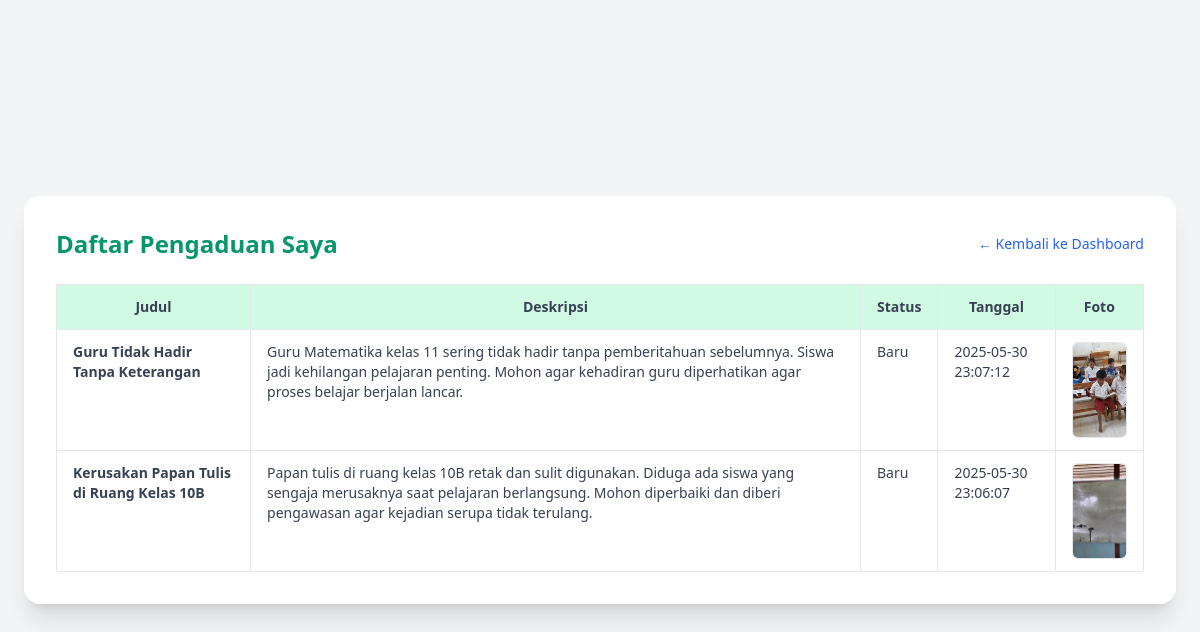
/pengaduan_saya.php (signed in), run on the app's committed database.
### tables this page shows
CREATE TABLE `pengaduan` (
  `id` int(11) NOT NULL,
  `user_id` int(11) DEFAULT NULL,
  `kategori_id` int(11) DEFAULT NULL,
  `judul` varchar(200) DEFAULT NULL,
  `deskripsi` text DEFAULT NULL,
  `foto` varchar(255) DEFAULT NULL,
  `status` enum('baru','diproses','selesai') DEFAULT 'baru',
  `tanggal_lapor` timestamp NOT NULL DEFAULT current_timestamp()
);

### pengaduan_saya.php (the view, shortened to what this page needs)
<?php
include 'db.php';
$user_id = $_SESSION["user_id"];
$stmt = $conn->prepare("SELECT * FROM pengaduan WHERE user_id = ? ORDER BY tanggal_lapor DESC");
$stmt->bind_param("i", $user_id);
$stmt->execute();
$result = $stmt->get_result();
?>
<!DOCTYPE html>
<html lang="id">
<head>
  <script src="https://cdn.tailwindcss.com"></script>
</head>
<body class="bg-gray-100 min-h-screen flex items-center justify-center px-4 py-10">
  <div class="w-full max-w-6xl bg-white p-8 rounded-2xl shadow-xl">
    <div class="mb-6 flex items-center justify-between">
      <h2 class="text-2xl font-bold text-emerald-600">Daftar Pengaduan Saya</h2>
      <a href="dashboard.php" class="text-sm text-blue-600 hover:underline">← Kembali ke Dashboard</a>
    </div>
    <?php if ($result->num_rows > 0): ?>
      <div class="overflow-x-auto">
        <table class="min-w-full table-auto border border-gray-200">
          <thead class="bg-emerald-100 text-gray-700 text-sm">
            <tr>
              <th class="px-4 py-3 border">Judul</th>
              <th class="px-4 py-3 border">Deskripsi</th>
              <th class="px-4 py-3 border">Status</th>
              <th class="px-4 py-3 border">Tanggal</th>
              <th class="px-4 py-3 border">Foto</th>
            </tr>
          </thead>
          <tbody class="text-sm text-gray-700">
            <?php while($row = $result->fetch_assoc()): ?>
              <tr class="hover:bg-gray-50 align-top">
                <td class="px-4 py-3 border font-semibold"><?= htmlspecialchars($row["judul"]) ?></td>
                <td class="px-4 py-3 border whitespace-pre-line"><?= nl2br(htmlspecialchars($row["deskripsi"])) ?></td>
                <td class="px-4 py-3 border capitalize"><?= htmlspecialchars($row["status"]) ?></td>
                <td class="px-4 py-3 border"><?= htmlspecialchars($row["tanggal_lapor"]) ?></td>
                <td class="px-4 py-3 border">
                  <?php
                    $foto = htmlspecialchars($row["foto"]);
                    $path = "./gambar/$foto";
                    if (!empty($foto) && file_exists($path)):
                  ?>
                    <img src="<?= $path ?>" alt="Foto" class="w-24 h-24 object-cover rounded-md border" />
                  <?php else: ?>
                    <span class="text-gray-400 italic">Tidak ada</span>
                  <?php endif; ?>
                </td>
              </tr>
            <?php endwhile; ?>
          </tbody>
        </table>
      </div>
    <?php else: ?>
      <p class="text-gray-600 mt-4">Belum ada pengaduan yang dikirim.</p>
    <?php endif; ?>
  </div>
</body>
</html>

### data on the page
pengaduan: judul "Guru Tidak Hadir Tanpa Keterangan", deskripsi "Guru Matematika kelas 11 sering tidak hadir tanpa pemberitahuan sebelumnya. Siswa jadi kehilangan pelajaran penting. Mohon agar kehadiran guru diperhatikan agar proses belajar berjalan lancar.", status "Baru", tanggal_lapor "2025-05-30 23:07:12", foto (picture)
pengaduan: judul "Kerusakan Papan Tulis di Ruang Kelas 10B", deskripsi "Papan tulis di ruang kelas 10B retak dan sulit digunakan. Diduga ada siswa yang sengaja merusaknya saat pelajaran berlangsung. Mohon diperbaiki dan diberi pengawasan agar kejadian serupa tidak terulang.", status "Baru", tanggal_lapor "2025-05-30 23:06:07", foto (picture)
